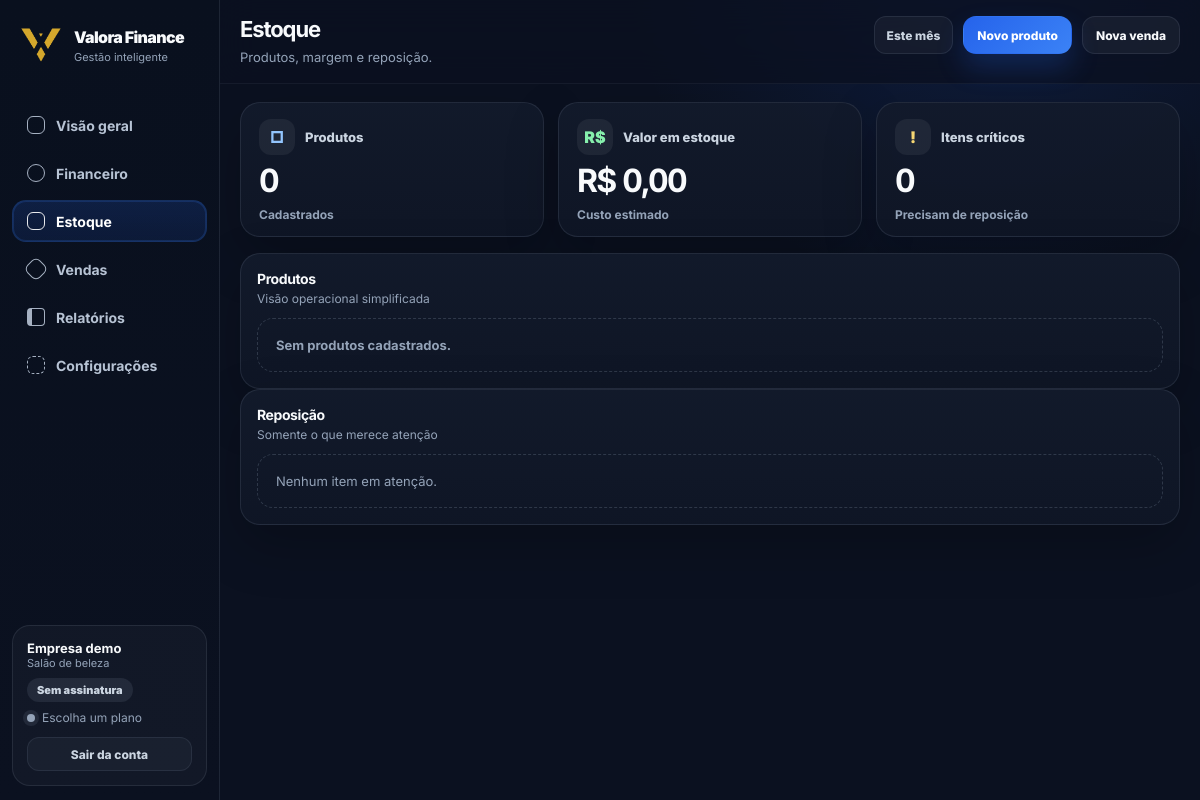
Page /estoque (signed in) on the committed database.
### tables this page shows
CREATE TABLE business_settings (
            id INTEGER PRIMARY KEY AUTOINCREMENT,
            business_id INTEGER NOT NULL UNIQUE,
            company_name TEXT NOT NULL,
            business_type TEXT NOT NULL,
            plan TEXT NOT NULL DEFAULT 'Sem assinatura',
            visual_preference TEXT NOT NULL DEFAULT 'Graphite Premium',
            demo_loaded INTEGER NOT NULL DEFAULT 0,
            created_at TEXT NOT NULL,
            updated_at TEXT NOT NULL,
            FOREIGN KEY(business_id) REFERENCES businesses(id) ON DELETE CASCADE
        );

### templates/app.py (the view, shortened to what this page needs)
    @app.route("/estoque", methods=["GET", "POST"])
    def estoque():
        ctx = dashboard_context()
        item_rows = []
        for item in ctx["items"]:
            data = dict(item)
            data["margin"] = product_margin(item)
            data["status"] = product_status(item)
            item_rows.append(data)
        ctx.update({
            "page_title": "Estoque",
            "page_subtitle": "Produtos, margem e reposição.",
            "items": item_rows,
            "page_actions": [
                {"label": "Novo produto", "url": "#novo-produto", "class": "primary"},
                {"label": "Nova venda", "url": "#nova-venda", "class": "ghost"},
            ],
        })
        return render_template("inventory.html", **ctx)

### templates/app.py (called while the page is built)
def get_db_connection(db_path: str):
    conn = sqlite3.connect(db_path)
    conn.row_factory = sqlite3.Row
    return conn

### templates/templates/inventory.html
{% extends 'internal_layout.html' %}
{% block content %}
<section class="summary-strip summary-strip-3">
  <article class="summary-card card tone-primary">
    <div class="summary-top"><span class="metric-symbol">□</span><p>Produtos</p></div>
    <strong>{{ items|length }}</strong>
    <small>Cadastrados</small>
  </article>
  <article class="summary-card card tone-success">
    <div class="summary-top"><span class="metric-symbol">R$</span><p>Valor em estoque</p></div>
    <strong class="money-value">{{ stock.value|currency }}</strong>
    <small>Custo estimado</small>
  </article>
  <article class="summary-card card tone-warning">
    <div class="summary-top"><span class="metric-symbol">!</span><p>Itens críticos</p></div>
    <strong>{{ stock.critical_count }}</strong>
    <small>Precisam de reposição</small>
  </article>
</section>
<section class="page-grid inventory-grid">
  <div class="main-stack">
    <article class="card table-card clean-panel">
      <div class="card-head compact-head"><div><h3>Produtos</h3><p>Visão operacional simplificada</p></div></div>
      {% if items %}
      <div class="table-wrap">
        <table class="data-table inventory-table">
          <thead>
            <tr>
              <th>Produto</th>
              <th>Estoque</th>
              <th>Preços</th>
              <th>Margem</th>
              <th>Status</th>
              <th class="action-col">Ações</th>
            </tr>
          </thead>
          <tbody>
          {% for item in items %}
            <tr>
              <td class="product-cell">
                <strong>{{ item.name }}</strong>
                <small>{{ item.category }}</small>
              </td>
              <td class="table-stack center">
                <strong>{{ item.quantity }}</strong>
                <small>Mín. {{ item.min_stock }}</small>
              </td>
              <td class="table-stack money">
                <strong class="money-value">{{ item.sale_price|currency }}</strong>
                <small>Custo {{ item.cost_price|currency }}</small>
              </td>
              <td class="table-money {{ 'positive' if item.margin >= 45 else 'negative' if item.margin < 25 else '' }}">{{ '%.1f' % item.margin }}%</td>
              <td><span class="badge {{ 'danger' if item.status == 'critico' else 'warning' if item.status == 'atencao' else 'success' }}">{{ 'Crítico' if item.status == 'critico' else 'Atenção' if item.status == 'atencao' else 'Saudável' }}</span></td>
              <td class="actions-cell simpler-actions">
                <form method="post" action="{{ url_for('estoque') }}">
                  <input type="hidden" name="action" value="sell"><input type="hidden" name="item_id" value="{{ item.id }}"><input type="hidden" name="sell_quantity" value="1">
                  <button class="mini-btn primary" type="submit">Vender</button>
                </form>
                <details class="row-drawer more-menu">
                  <summary>Mais</summary>
                  <div class="menu-card">
                    <form method="post" action="{{ url_for('estoque') }}" class="menu-form">
                      <input type="hidden" name="action" value="restock"><input type="hidden" name="item_id" value="{{ item.id }}">
                      <label>Qtd.<input name="restock_quantity" type="number" min="1" value="1"></label>
                      <label>Custo total<input name="restock_cost" type="number" step="0.01" value="0"></label>
                      <button class="mini-btn" type="submit">Repor</button>
                    </form>
                    <form method="post" action="{{ url_for('delete_item', item_id=item.id) }}">
                      <button class="mini-btn danger" type="submit">Excluir</button>
                    </form>
                  </div>
                </details>
              </td>
            </tr>
          {% endfor %}
          </tbody>
        </table>
      </div>
      {% else %}
      <div class="empty-state strong">Sem produtos cadastrados.</div>
      {% endif %}
    </article>
  </div>
  <aside class="side-stack compact-side">
    <article class="card stock-attention clean-panel">
      <div class="card-head compact-head"><div><h3>Reposição</h3><p>Somente o que merece atenção</p></div></div>
      {% if stock.critical %}
      <div class="stock-list clean-stock-list">
        {% for item in stock.critical[:4] %}
        <div class="stock-row">
          <div>
            <strong>{{ item.name }}</strong>
            <small>{{ item.quantity }} un. · mín. {{ item.min_stock }}</small>
          </div>
          <span class="status-badge status-{{ 'danger' if item.quantity == 0 else 'warning' }}">{{ 'Crítico' if item.quantity == 0 else 'Atenção' }}</span>
        </div>
        {% endfor %}
      </div>
      {% else %}
      <div class="empty-state">Nenhum item em atenção.</div>
      {% endif %}
    </article>
  </aside>
</section>
{% endblock %}

### templates/templates/internal_layout.html (shortened to what this page needs)
<!doctype html>
<html lang="pt-br">
<head>
  <link rel="stylesheet" href="{{ url_for('static', filename='style.css') }}" />
</head>
<body class="app-body">
  <div class="app-shell">
    <aside class="sidebar">
      <a class="brand" href="{{ url_for('dashboard') }}" aria-label="Valora Finance">
        <span class="brand-logo"><img src="{{ url_for('static', filename='valora-logo-gold.png') }}" alt="Logo Valora Finance" /></span>
        <span class="brand-copy"><strong>Valora Finance</strong><small>Gestão inteligente</small></span>
      </a>
      <nav class="sidebar-nav" aria-label="Navegação principal">
        <a href="{{ url_for('dashboard') }}" class="nav-link {% if request.endpoint == 'dashboard' %}active{% endif %}"><span class="icon i-overview"></span>Visão geral</a>
        <a href="{{ url_for('financas') }}" class="nav-link {% if request.endpoint == 'financas' %}active{% endif %}"><span class="icon i-finance"></span>Financeiro</a>
        <a href="{{ url_for('estoque') }}" class="nav-link {% if request.endpoint == 'estoque' %}active{% endif %}"><span class="icon i-stock"></span>Estoque</a>
        <a href="{{ url_for('vendas') }}" class="nav-link {% if request.endpoint == 'vendas' %}active{% endif %}"><span class="icon i-sales"></span>Vendas</a>
        <a href="{{ url_for('relatorios') }}" class="nav-link {% if request.endpoint == 'relatorios' %}active{% endif %}"><span class="icon i-report"></span>Relatórios</a>
        <a href="{{ url_for('configuracoes') }}" class="nav-link {% if request.endpoint == 'configuracoes' %}active{% endif %}"><span class="icon i-settings"></span>Configurações</a>
      </nav>
      <div class="sidebar-account">
        <div>
          <strong>{{ settings.company_name or 'Empresa demo' }}</strong>
          <small>{{ settings.business_type or 'Pequeno negócio' }}</small>
        </div>
        <span class="plan-badge {{ 'inactive' if settings.plan == 'Sem assinatura' else '' }}">{{ settings.plan or 'Sem assinatura' }}</span>
        <span class="active-dot {{ 'muted' if settings.plan == 'Sem assinatura' else '' }}"><i></i>{{ 'Escolha um plano' if settings.plan == 'Sem assinatura' else 'Sistema ativo' }}</span>
        <a class="logout-link" href="{{ url_for('logout') }}">Sair da conta</a>
      </div>
    </aside>
    <main class="main-panel">
      <header class="topbar">
        <div class="page-title-block">
          <h1>{{ page_title }}</h1>
          {% if page_subtitle %}<p>{{ page_subtitle }}</p>{% endif %}
        </div>
        <div class="topbar-actions">
          <span class="period-pill">Este mês</span>
          {% for action in page_actions or [] %}
          <a class="btn btn-{{ action.class }}" href="{{ action.url }}">{{ action.label }}</a>
          {% endfor %}
        </div>
      </header>
      <section class="content-wrap">
        {% block content %}{% endblock %}
      </section>
    </main>
  </div>
</body>
</html>

### rows in the picture
business_settings: company_name "Empresa demo", business_type "Salão de beleza", plan "Sem assinatura", plan "Escolha um plano"

### other values in the picture
{{ page_title }} "Estoque"
{{ page_subtitle }} "Produtos, margem e reposição."
{{ action.label }} "Novo produto" "Nova venda"
{{ items|length }} "0"
{{ stock.value|currency }} "R$ 0,00"
{{ stock.critical_count }} "0"
